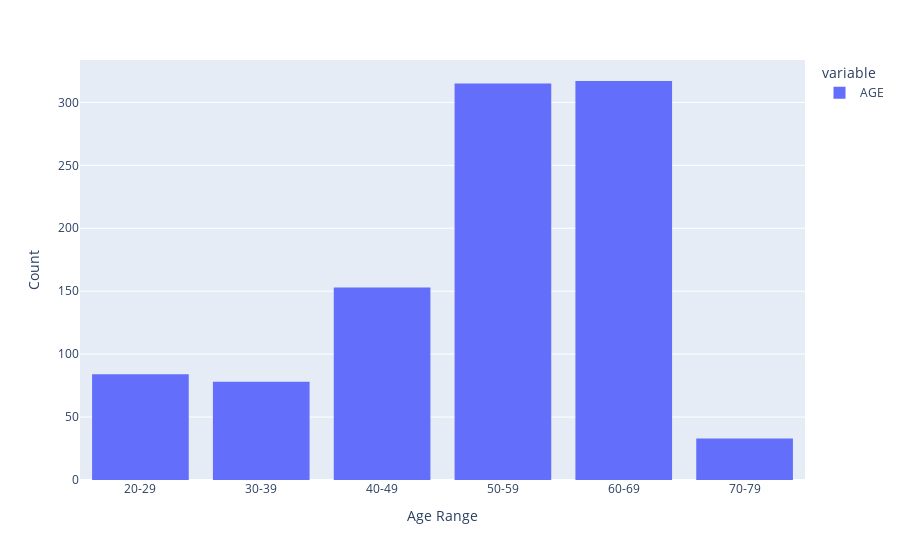

Notebook source saved alongside this figure:
### Markdown cell above
gtex_whole_blood_pdf

### Code cell
import plotly.express as px

# Define the correct order of age categories
age_order = ["20-29", "30-39", "40-49", "50-59", "60-69", "70-79"]

# Create the histogram with category ordering
fig = px.histogram(gtex_subject_phenotypes_pdf.AGE, 
                  category_orders={"value": age_order})

# Update layout if needed
fig.update_layout(
    xaxis_title="Age Range",
    yaxis_title="Count"
)

fig.show()

### Figure 1 — Plotly figure (JSON) as saved in the notebook; plotly's stock layout.template omitted (floating-point values rounded to 4 significant figures; data arrays with more than 128 entries replaced by an {"elided": "..."} marker saying what was removed)
{"data": [{"bingroup": "x", "hovertemplate": "variable=AGE<br>value=%{x}<br>count=%{y}<extra></extra>", "legendgroup": "AGE", "marker": {"color": "#636efa", "pattern": {"shape": ""}}, "name": "AGE", "orientation": "v", "showlegend": true, "type": "histogram", "x": {"elided": "980 str values"}, "xaxis": "x", "yaxis": "y"}], "layout": {"barmode": "relative", "legend": {"title": {"text": "variable"}, "tracegroupgap": 0}, "margin": {"t": 60}, "xaxis": {"anchor": "y", "categoryarray": ["20-29", "30-39", "40-49", "50-59", "60-69", "70-79"], "categoryorder": "array", "domain": [0, 1], "title": {"text": "Age Range"}}, "yaxis": {"anchor": "x", "domain": [0, 1], "title": {"text": "Count"}}}}
